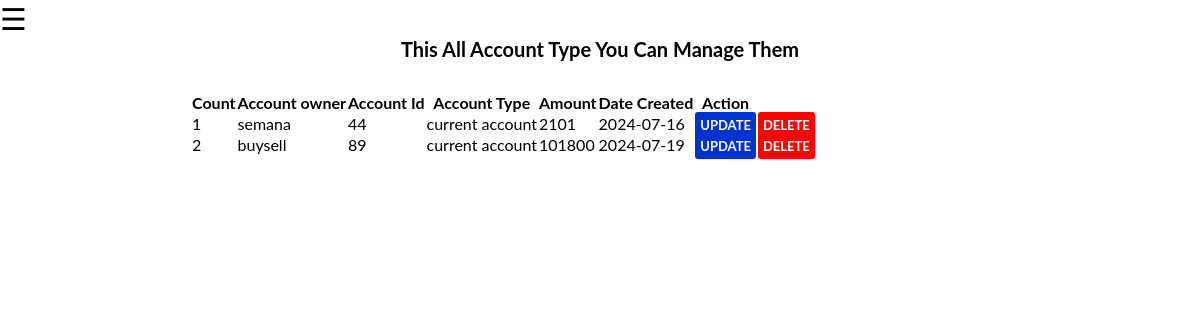
Page /php/manage-account.php on the committed database.
### tables this page shows
CREATE TABLE `accounts` (
  `id` int(70) NOT NULL,
  `account_owner` varchar(70) NOT NULL,
  `account_id` int(70) NOT NULL,
  `account_type` varchar(70) NOT NULL,
  `password` varchar(170) NOT NULL,
  `beginning_amount` varchar(170) NOT NULL,
  `date_created` date NOT NULL DEFAULT current_timestamp()
);

### php/manage-account.php (the view, shortened to what this page needs)
<?php
include "connection.php";
?>
<!DOCTYPE html>
<html lang="en">
<head>
    <link rel="stylesheet" href="../style.css">
    <link rel="stylesheet" href="../assets/Bootstrap icon/icons/bootstrap-icons.css">
</head>
<body class="portal">
      <span style="font-size:30px;cursor:pointer" onclick="openNav()">&#9776;</span>
    <section class="manage-client">
       <h4 class="text-1">this all account type you can manage them</h4>
       <div class="column">
      <table>
      <tr>
        <th>Count</th>
        <th>Account owner</th>
        <th>Account Id</th>
        <th>Account Type</th>
        <th>Amount</th>
        <th>Date Created</th>
        <th>Action</th>
      </tr>
      <?php
      $sql = "SELECT * FROM accounts";
      $fetch = mysqli_query($con,$sql);
      $count = 1;
      if(mysqli_num_rows($fetch) > 0){
        while($row =  mysqli_fetch_array($fetch)){
      ?>
      <tr>
        <td><?php echo $count++ ?></td>
        <td><?php echo $row["account_owner"]; ?></td>
        <td><?php echo $row["account_id"]; ?></td>
        <td><?php echo $row["account_type"]?></td>
        <td><?php echo $row["beginning_amount"];?></td>
        <td><?php echo $row["date_created"];?></td>
        <td><a href="update-account.php?id=<?php echo $row['id']; ?>" style="background-color:#0033cc;">update</a></td>
        <td><a href="delete-account.php?id=<?php echo $row['id']; ?>">delete</a></td>
      </tr>
       <?php
         }
        }
       ?>
    </table>
  </div>
  </section>
</body>
</html>

### style.css (style rules this page uses)
* { margin: 0px; padding: 0px; box-sizing: border-box; }
.portal { font-family: "Lato", sans-serif; }

### php/manage-account.php (style rules this page uses)
.manage-client .text-1 { text-align:center; font-size:20px; text-transform:capitalize; margin-bottom:30px; }
table { margin-left:190px; }
td a { text-decoration:none; text-transform:uppercase; font-size:13px; font-weight:bold; background-color: #ff0000; padding:5px; color:#fff; border-radius:3px; }

### rows in the picture
accounts: account_owner "semana", account "44", account_type "current account", beginning_amount "2101", date_created "2024-07-16"
accounts: account_owner "buysell", account "89", account_type "current account", beginning_amount "101800", date_created "2024-07-19"
